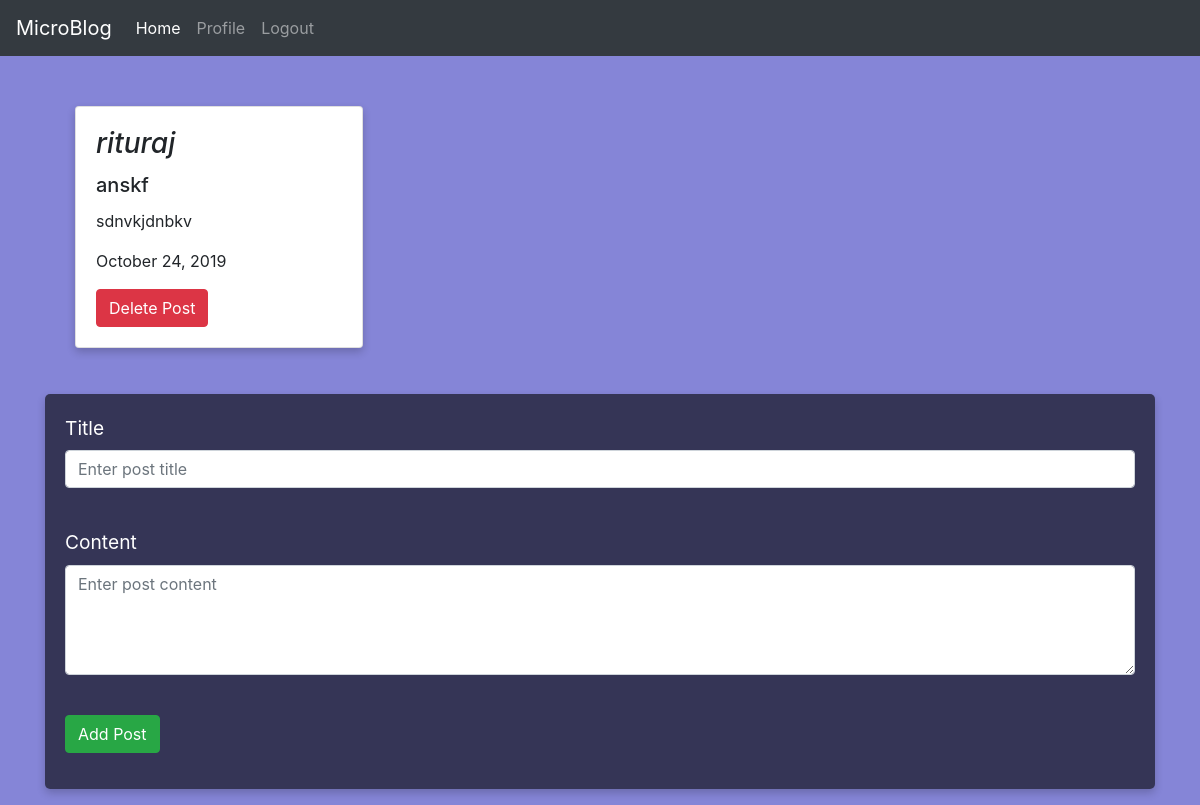
The page /index (signed in) on the database as committed earlier.
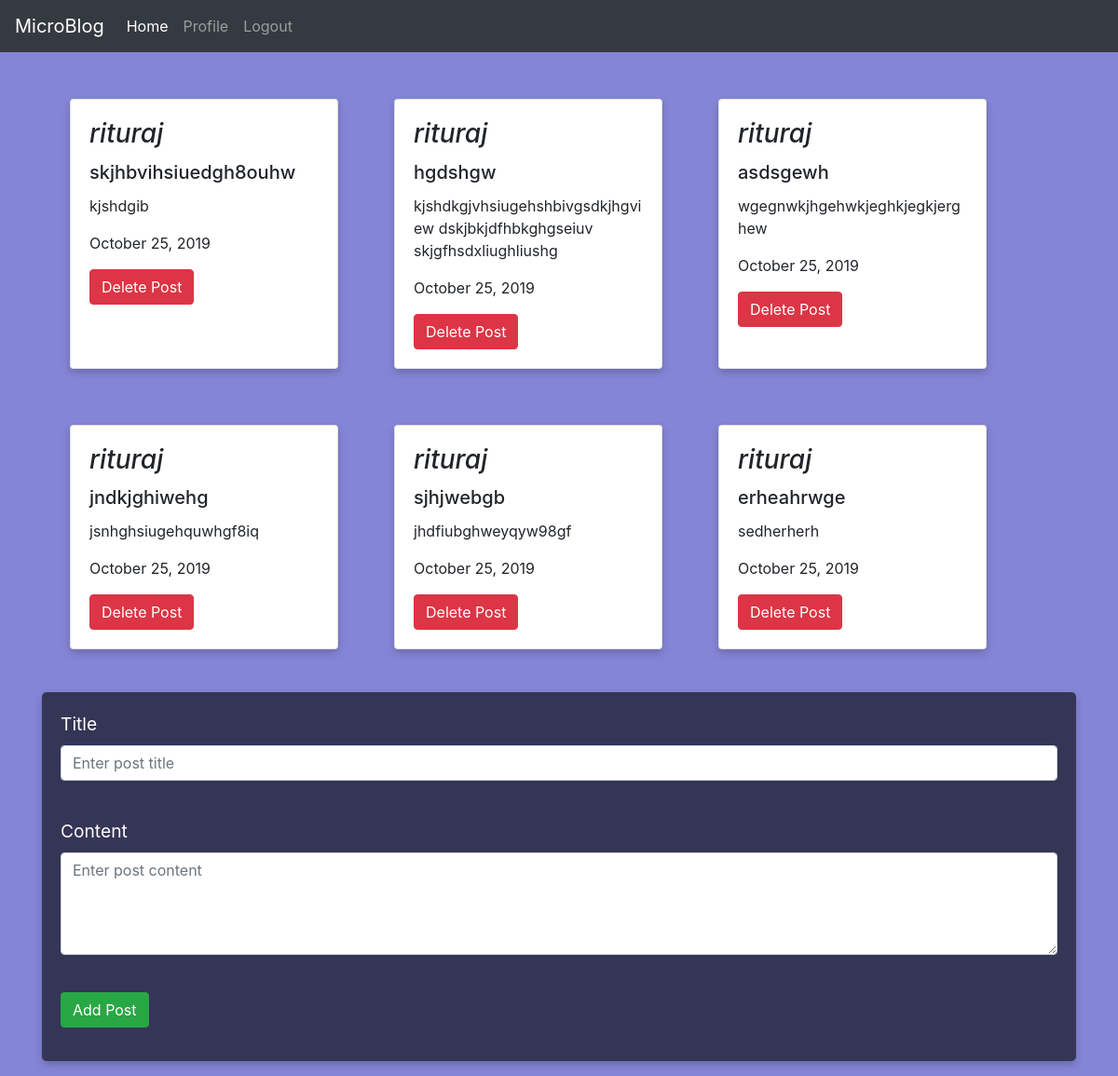
The same page on the database as committed later.
### blogapp/models.py (models this page shows, shortened)
class Post(db.Model):
	id = db.Column(db.Integer, primary_key=True)
	title = db.Column(db.String(100))
	body = db.Column(db.Text)
	timestamp = db.Column(db.DateTime, index=True, default=datetime.now)
	user_id = db.Column(db.Integer, db.ForeignKey('user.id'))

class User(UserMixin, db.Model):
	id = db.Column(db.Integer, primary_key=True)
	username = db.Column(db.String(64), index=True, unique=True)
	email = db.Column(db.String(64), index=True, unique=True)
	password_hash = db.Column(db.String(128))
	posts = db.relationship('Post', backref='author', lazy='dynamic')
	about_me = db.Column(db.String(140))
	last_seen = db.Column(db.DateTime, default=datetime.now)

### blogapp/routes.py (the view, shortened to what this page needs)
@app.route('/', methods=['GET', 'POST'])
@app.route('/index', methods=['GET', 'POST'])
@login_required
def index():
    form = CreatePostForm()
    posts = Post.query.all()
    return render_template('index.html', title="Home", form=form, posts=posts)

### blogapp/forms.py
class CreatePostForm(FlaskForm):
    title = StringField('Title', validators=[DataRequired()])
    body = TextAreaField('Content', validators=[DataRequired()])
    submit = SubmitField('Add Post')

### blogapp/models.py (called while the page is built)
@login.user_loader
def load_user(id):
	return User.query.get(int(id))

### blogapp/routes.py (called while the page is built)
@app.before_request
def before_request():
    if current_user.is_authenticated:
        current_user.last_seen = datetime.now()
        db.session.commit()

### blogapp/templates/index.html (shortened to what this page needs)
{% extends "base.html" %}
{% block head %}
    <link rel="stylesheet" type="text/css" href="{{ url_for('static', filename='home.css') }}">
{% endblock %}
{% block content %}
    <div class="container">
    	<div class=" d-flex flex-row flex-wrap mb-3">
    		{% for post in posts %}
	      	<div class="card" style="width: 18rem;">
			  <div class="card-body">
			    <h3 class="card-title"><i>{{ post.author.username }}</i></h3>
			    <h5 class="card-title">{{ post.title }}</h5>
			    <p class="card-text">{{ post.body }}</p>
			    <p class="card-text">{{ post.timestamp.strftime('%B %d, %Y') }}</p>
			    {% if current_user == post.author %}
		        <button class="btn btn-danger"><a href="{{ url_for('delete_post', post_id=post.id) }}">Delete Post</a></button>
		      {% endif %}
			  </div>
			</div>
	      	{% endfor %}
    	</div>
      <div class="form-group">
        <form action="" method="post" class="post-form">
            <p>
                {{ form.title.label(class='post-form-label') }}<br>
                {{ form.title(size=32, placeholder='Enter post title', class='form-control') }}<br>
            </p>
            <p>
                {{ form.body.label(class='post-form-label') }}<br>
                {{ form.body(cols=50, rows=4, placeholder='Enter post content', class='form-control') }}<br>
            </p>
            <p>{{ form.submit(class='btn btn-success') }}</p>
        </form>
      </div>
    </div>
{% endblock %}

Rows that differ between the two databases and show on the page:
removed Post: author.username "rituraj", title "anskf", body "sdnvkjdnbkv", timestamp "October 24, 2019"
added Post: author.username "rituraj", title "skjhbvihsiuedgh8ouhw", body "kjshdgib", timestamp "October 25, 2019"
added Post: author.username "rituraj", title "hgdshgw", body "kjshdkgjvhsiugehshbivgsdkjhgview dskjbkjdfhbkghgseiuv skjgfhsdxliughliushg", timestamp "October 25, 2019"
added Post: author.username "rituraj", title "asdsgewh", body "wgegnwkjhgehwkjeghkjegkjerghew", timestamp "October 25, 2019"
added Post: author.username "rituraj", title "jndkjghiwehg", body "jsnhghsiugehquwhgf8iq", timestamp "October 25, 2019"
added Post: author.username "rituraj", title "sjhjwebgb", body "jhdfiubghweyqyw98gf", timestamp "October 25, 2019"
added Post: author.username "rituraj", title "erheahrwge", body "sedherherh", timestamp "October 25, 2019"
